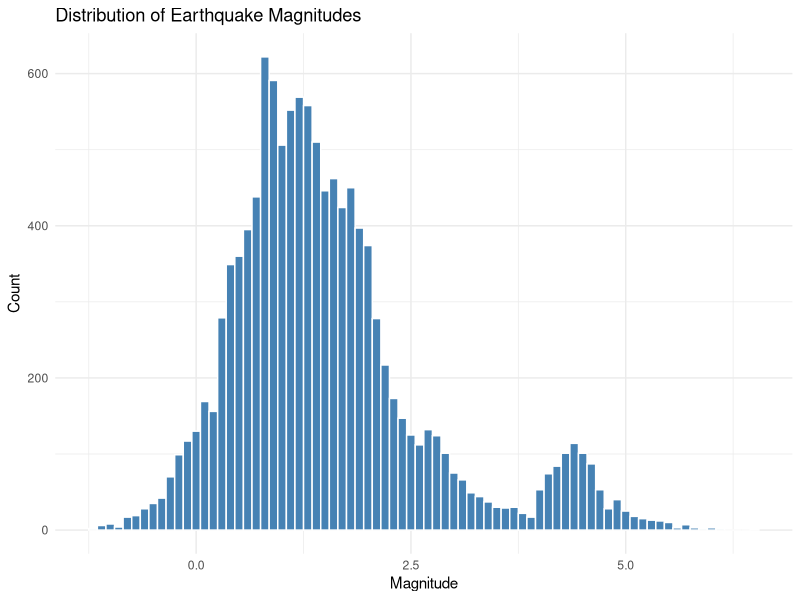
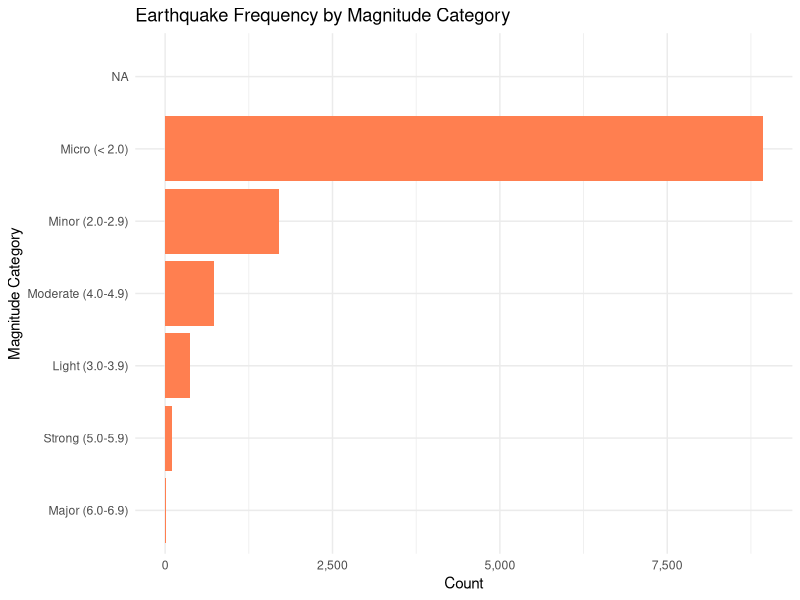
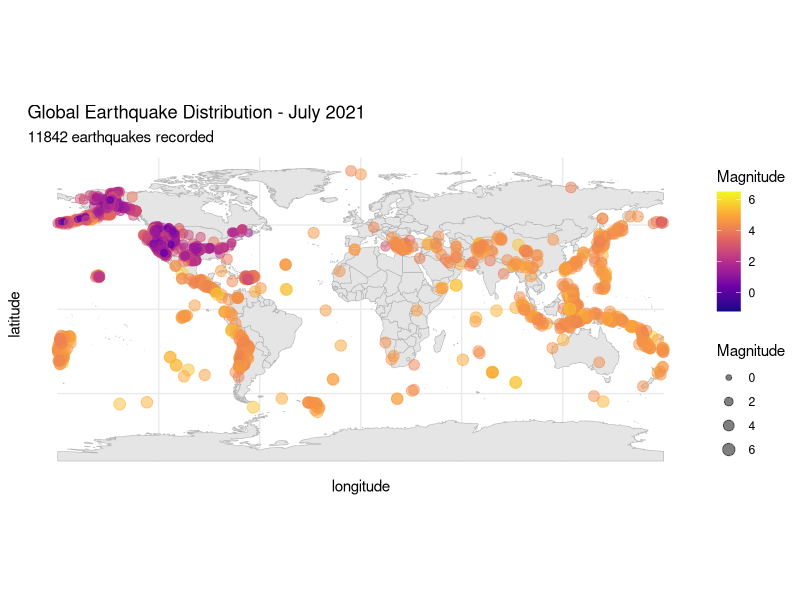
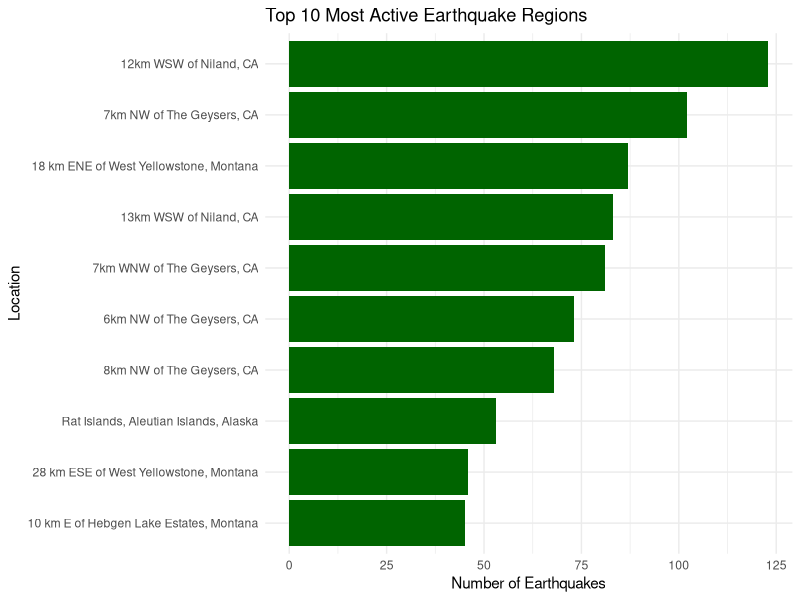
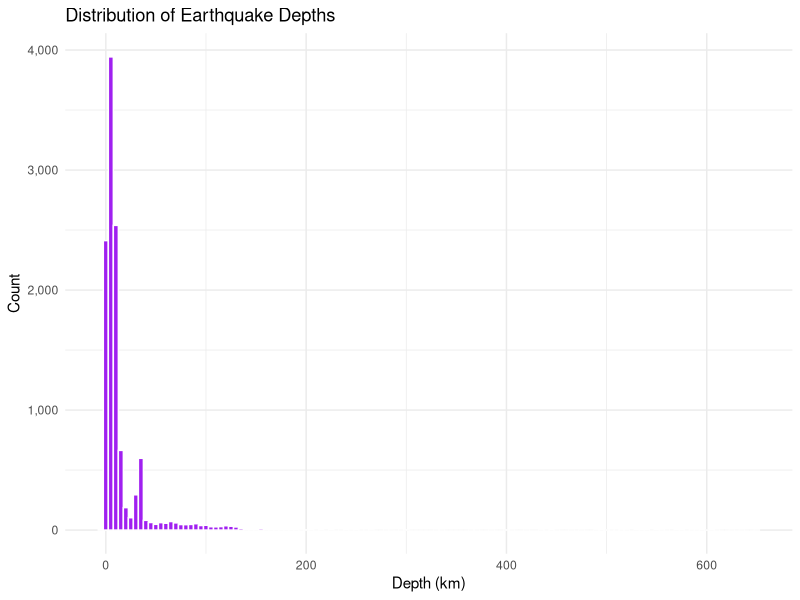
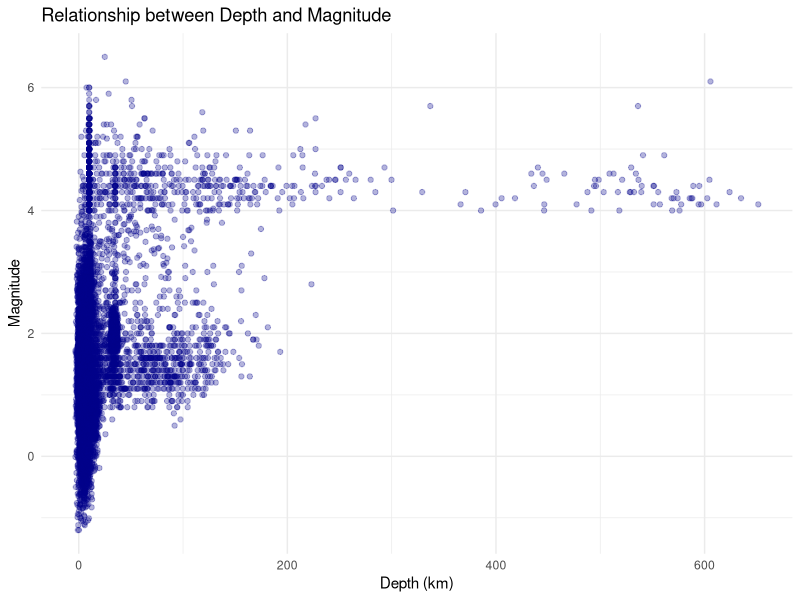
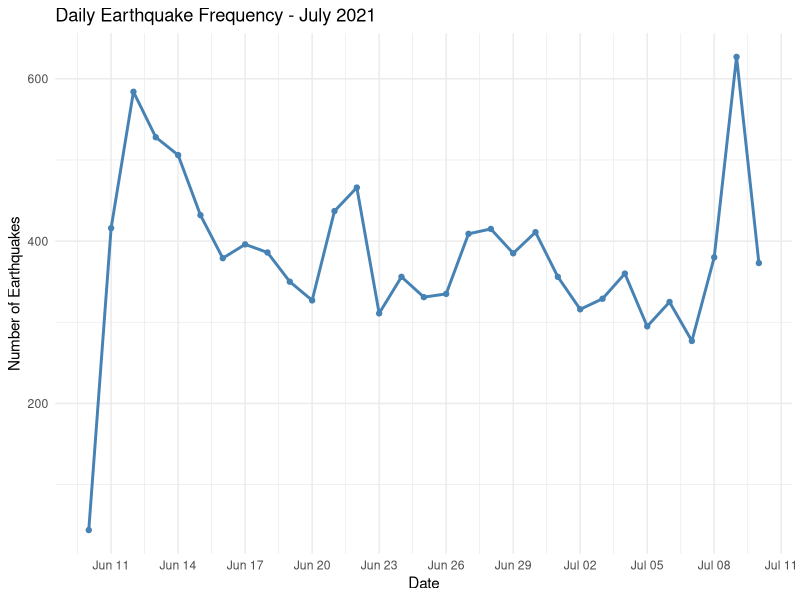
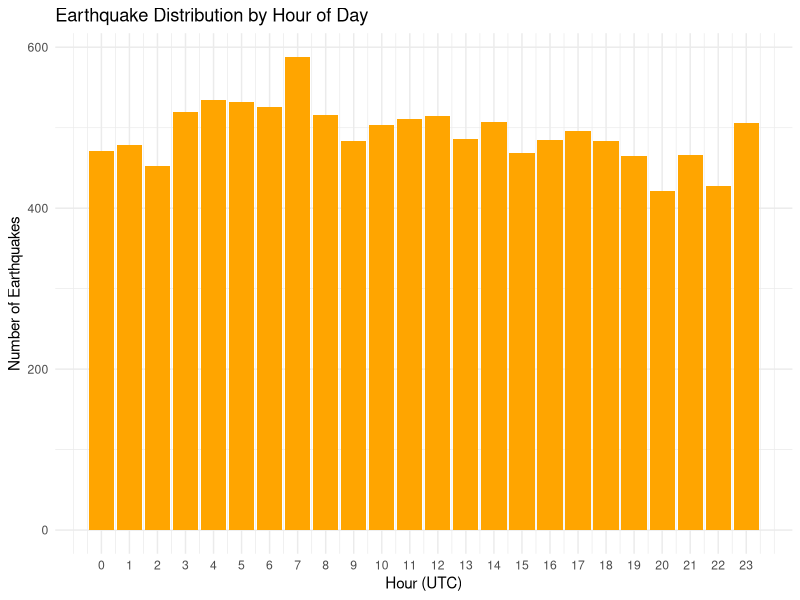

Source code (R) for these figures, in order:
## ---- chunk 1
knitr::opts_chunk$set(echo = TRUE, warning = FALSE, message = FALSE, fig.width = 10, fig.height = 6)
## ---- chunk 2
library(tidyverse)
library(lubridate)
library(rnaturalearth)
library(rnaturalearthdata)
library(scales)

# Load the data
earthquakes <- read_csv("all_month.csv")

# Display structure
cat("Total number of earthquakes:", nrow(earthquakes), "\n")
## ---- chunk 3
# Convert time to proper datetime
earthquakes <- earthquakes %>%
  mutate(
    datetime = ymd_hms(time),
    date = as.Date(datetime),
    hour = hour(datetime)
  )

# Summary statistics
summary(earthquakes %>% select(mag, depth, latitude, longitude))
## ---- chunk 4
cat("Date range:", min(earthquakes$date), "to", max(earthquakes$date), "\n")
cat("Magnitude range:", round(min(earthquakes$mag, na.rm = TRUE), 2), "to",
    round(max(earthquakes$mag, na.rm = TRUE), 2), "\n")
cat("Depth range:", round(min(earthquakes$depth, na.rm = TRUE), 2), "to",
    round(max(earthquakes$depth, na.rm = TRUE), 2), "km\n")
cat("Median magnitude:", round(median(earthquakes$mag, na.rm = TRUE), 2), "\n")
cat("Mean magnitude:", round(mean(earthquakes$mag, na.rm = TRUE), 2), "\n")
## ---- chunk 5
ggplot(earthquakes, aes(x = mag)) +
  geom_histogram(binwidth = 0.1, fill = "steelblue", color = "white") +
  labs(title = "Distribution of Earthquake Magnitudes",
       x = "Magnitude",
       y = "Count") +
  theme_minimal() +
  scale_y_continuous(labels = comma)
## ---- chunk 6
earthquakes <- earthquakes %>%
  mutate(mag_category = case_when(
    mag < 2.0 ~ "Micro (< 2.0)",
    mag >= 2.0 & mag < 3.0 ~ "Minor (2.0-2.9)",
    mag >= 3.0 & mag < 4.0 ~ "Light (3.0-3.9)",
    mag >= 4.0 & mag < 5.0 ~ "Moderate (4.0-4.9)",
    mag >= 5.0 & mag < 6.0 ~ "Strong (5.0-5.9)",
    mag >= 6.0 & mag < 7.0 ~ "Major (6.0-6.9)",
    mag >= 7.0 ~ "Great (7.0+)"
  ))

mag_summary <- earthquakes %>%
  count(mag_category) %>%
  mutate(percentage = round(n / sum(n) * 100, 2)) %>%
  arrange(desc(n))

print(mag_summary)

ggplot(mag_summary, aes(x = reorder(mag_category, n), y = n)) +
  geom_bar(stat = "identity", fill = "coral") +
  coord_flip() +
  labs(title = "Earthquake Frequency by Magnitude Category",
       x = "Magnitude Category",
       y = "Count") +
  theme_minimal() +
  scale_y_continuous(labels = comma)
## ---- chunk 7
world <- ne_countries(returnclass = "sf", scale = "medium")

ggplot() +
  geom_sf(data = world, fill = "gray90", color = "gray70") +
  geom_point(data = earthquakes,
             aes(x = longitude, y = latitude, size = mag, color = mag),
             alpha = 0.5) +
  scale_color_viridis_c(option = "plasma", name = "Magnitude") +
  scale_size_continuous(range = c(0.1, 4), name = "Magnitude") +
  labs(title = "Global Earthquake Distribution - July 2021",
       subtitle = paste(nrow(earthquakes), "earthquakes recorded")) +
  theme_minimal() +
  theme(legend.position = "right")
## ---- chunk 8
top_regions <- earthquakes %>%
  count(place, sort = TRUE) %>%
  head(10)

print(top_regions)

ggplot(top_regions, aes(x = reorder(place, n), y = n)) +
  geom_bar(stat = "identity", fill = "darkgreen") +
  coord_flip() +
  labs(title = "Top 10 Most Active Earthquake Regions",
       x = "Location",
       y = "Number of Earthquakes") +
  theme_minimal()
## ---- chunk 9
ggplot(earthquakes, aes(x = depth)) +
  geom_histogram(binwidth = 5, fill = "purple", color = "white") +
  labs(title = "Distribution of Earthquake Depths",
       x = "Depth (km)",
       y = "Count") +
  theme_minimal() +
  scale_y_continuous(labels = comma)
## ---- chunk 10
ggplot(earthquakes, aes(x = depth, y = mag)) +
  geom_point(alpha = 0.3, color = "darkblue") +
  geom_smooth(method = "loess", color = "red") +
  labs(title = "Relationship between Depth and Magnitude",
       x = "Depth (km)",
       y = "Magnitude") +
  theme_minimal()
## ---- chunk 11
daily_counts <- earthquakes %>%
  count(date)

ggplot(daily_counts, aes(x = date, y = n)) +
  geom_line(color = "steelblue", size = 1) +
  geom_point(color = "steelblue") +
  labs(title = "Daily Earthquake Frequency - July 2021",
       x = "Date",
       y = "Number of Earthquakes") +
  theme_minimal() +
  scale_x_date(date_breaks = "3 days", date_labels = "%b %d")
## ---- chunk 12
hourly_counts <- earthquakes %>%
  count(hour)

ggplot(hourly_counts, aes(x = hour, y = n)) +
  geom_bar(stat = "identity", fill = "orange") +
  labs(title = "Earthquake Distribution by Hour of Day",
       x = "Hour (UTC)",
       y = "Number of Earthquakes") +
  theme_minimal() +
  scale_x_continuous(breaks = 0:23)
## ---- chunk 13
strong_earthquakes <- earthquakes %>%
  filter(mag >= 5.0) %>%
  arrange(desc(mag)) %>%
  select(datetime, mag, depth, place, latitude, longitude)

cat("Number of earthquakes with magnitude >= 5.0:", nrow(strong_earthquakes), "\n\n")
print(strong_earthquakes, n = 20)
## ---- chunk 14
if(nrow(strong_earthquakes) > 0) {
  ggplot() +
    geom_sf(data = world, fill = "gray90", color = "gray70") +
    geom_point(data = strong_earthquakes,
               aes(x = longitude, y = latitude, size = mag, color = depth),
               alpha = 0.8) +
    scale_color_viridis_c(option = "magma", name = "Depth (km)") +
    scale_size_continuous(range = c(3, 10), name = "Magnitude") +
    labs(title = "Strong Earthquakes (Magnitude >= 5.0) - July 2021",
         subtitle = paste(nrow(strong_earthquakes), "events")) +
    theme_minimal()
}
## ---- chunk 15
# Focus on Pacific region
pacific_earthquakes <- earthquakes %>%
  filter(
    (longitude >= 100 & longitude <= -60) | longitude <= -100,
    latitude >= -60 & latitude <= 70
  )

cat("Earthquakes in Pacific region:", nrow(pacific_earthquakes),
    "(", round(nrow(pacific_earthquakes) / nrow(earthquakes) * 100, 1), "%)\n")

ggplot() +
  geom_sf(data = world, fill = "gray90", color = "gray70") +
  geom_point(data = pacific_earthquakes,
             aes(x = longitude, y = latitude, color = mag, size = mag),
             alpha = 0.4) +
  coord_sf(xlim = c(100, -60), ylim = c(-60, 70)) +
  scale_color_viridis_c(option = "plasma", name = "Magnitude") +
  scale_size_continuous(range = c(0.1, 4), name = "Magnitude") +
  labs(title = "Earthquakes in the Pacific Ring of Fire Region",
       subtitle = "July 2021") +
  theme_minimal()
## ---- chunk 16
network_summary <- earthquakes %>%
  count(net, sort = TRUE) %>%
  head(10)

ggplot(network_summary, aes(x = reorder(net, n), y = n)) +
  geom_bar(stat = "identity", fill = "steelblue") +
  coord_flip() +
  labs(title = "Top 10 Seismic Networks by Number of Reports",
       x = "Network Code",
       y = "Number of Earthquakes Reported") +
  theme_minimal() +
  scale_y_continuous(labels = comma)
## ---- chunk 17
cat("\n=== EARTHQUAKE DATA SUMMARY - JULY 2021 ===\n\n")
cat("Total Earthquakes:", nrow(earthquakes), "\n")
cat("Date Range:", min(earthquakes$date), "to", max(earthquakes$date), "\n\n")
cat("MAGNITUDE:\n")
cat("  - Range:", round(min(earthquakes$mag, na.rm = TRUE), 2), "to",
    round(max(earthquakes$mag, na.rm = TRUE), 2), "\n")
cat("  - Mean:", round(mean(earthquakes$mag, na.rm = TRUE), 2), "\n")
cat("  - Median:", round(median(earthquakes$mag, na.rm = TRUE), 2), "\n")
cat("  - Strong (>= 5.0):", sum(earthquakes$mag >= 5.0, na.rm = TRUE), "\n\n")
cat("DEPTH:\n")
cat("  - Range:", round(min(earthquakes$depth, na.rm = TRUE), 2), "to",
    round(max(earthquakes$depth, na.rm = TRUE), 2), "km\n")
cat("  - Mean:", round(mean(earthquakes$depth, na.rm = TRUE), 2), "km\n")
cat("  - Median:", round(median(earthquakes$depth, na.rm = TRUE), 2), "km\n\n")
cat("MOST ACTIVE DAY:",
    daily_counts %>% arrange(desc(n)) %>% slice(1) %>% pull(date),
    "with", daily_counts %>% arrange(desc(n)) %>% slice(1) %>% pull(n),
    "earthquakes\n")
